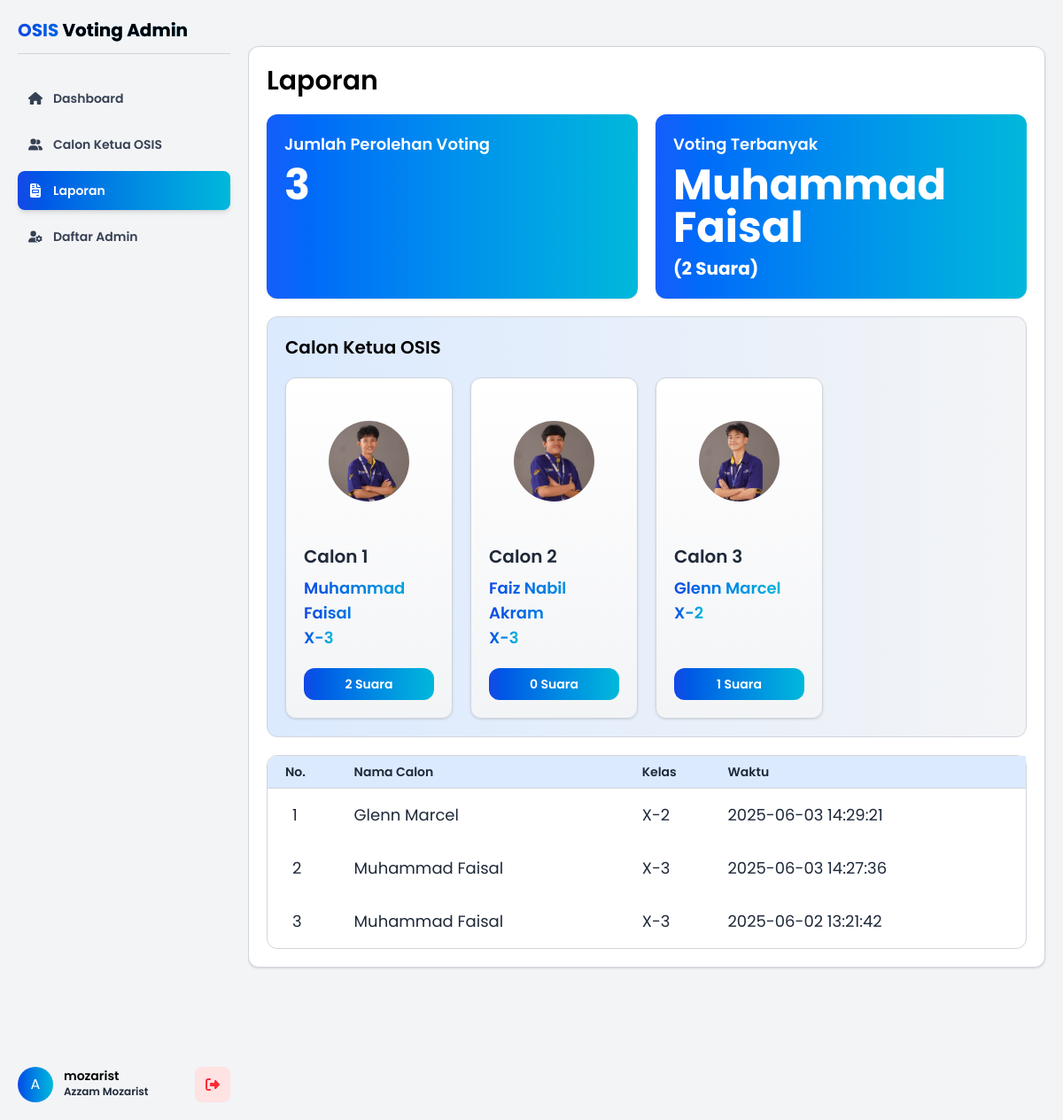
Page /admin/laporan.php (signed in) on the committed database.
### tables this page shows
CREATE TABLE `calon` (
  `id_calon` int NOT NULL,
  `nama` varchar(50) NOT NULL,
  `visi` text NOT NULL,
  `kelas` varchar(50) NOT NULL,
  `foto` varchar(255) NOT NULL
);

CREATE TABLE `voting` (
  `id_voting` int NOT NULL,
  `id_calon` int NOT NULL,
  `waktu` timestamp NOT NULL DEFAULT CURRENT_TIMESTAMP
);

### admin/laporan.php (the view, shortened to what this page needs)
<?php
include "header.php";
?>
<div class="flex justify-between">
    <h2 class="font-semibold text-3xl">Laporan</h2>
</div>
<div class="grid grid-cols-1 md:grid-cols-2 gap-5">
    <div class="rounded-xl p-5 text-white bg-gradient-to-r from-blue-600 to-cyan-500 shadow-sm space-y-2">
        <h5 class="text-lg font-semibold">Jumlah Perolehan Voting</h5>
        <p class="text-5xl font-bold">
            <?php
                  $sql = "SELECT COUNT(id_voting) AS jumlah_voting FROM voting";
                  $go = mysqli_query($koneksi, $sql);
                  if ($go) {
                      $data = mysqli_fetch_assoc($go);
                      echo $data['jumlah_voting'];
                  } else {
                      echo "Gagal mengambil data: " . mysqli_error($koneksi);
                  }
            ?>
        </p>
    </div>
    <div class="rounded-xl p-5 text-white bg-gradient-to-r from-blue-600 to-cyan-500 shadow-sm space-y-2">
        <h5 class="text-lg font-semibold">Voting Terbanyak</h5>
        <p class="text-5xl font-bold flex flex-wrap md:flex-no-wrap items-end gap-2">
            <?php
                  $sql ="
                        SELECT
                        calon.nama,
                        count(voting.id_calon) as jumlah_voting
                        from voting
                        inner join calon
                        on calon.id_calon = voting.id_calon
                        group by calon.id_calon order by jumlah_voting desc limit 1;
                        ";
                  $go = mysqli_query($koneksi, $sql);
                  if ($go) {
                      $data = mysqli_fetch_assoc($go);
                  } else {
                      echo "Gagal mengambil data: " . mysqli_error($koneksi);
                  }
            ?>
            <?=$data['nama']?> <span class="text-xl">(<?=$data['jumlah_voting']?> Suara)</span>
        </p>
    </div>
</div>
<div class="space-y-5 p-5 border border-gray-300 bg-gradient-to-r from-blue-100 to-gray-100 rounded-xl">
            <h5 class="text-xl font-semibold">
                Calon Ketua OSIS
            </h5>
<div class="grid grid-cols-2 md:grid-cols-3 lg:grid-cols-4 gap-5">
            <?php
$no = 1;
$sql = "SELECT * FROM calon ORDER BY id_calon ASC";
$hasil = mysqli_query($koneksi, $sql);
if (mysqli_num_rows($hasil) === 0) {
    echo "<p>Belum ada calon ketua OSIS!</p>";
} else {
    foreach ($hasil as $hsl) {
?>
<div class="bg-gradient-to-t from-gray-100 to-white border border-gray-300 shadow-sm rounded-xl w-full flex flex-col justify-between gap-5 p-5">
    <div class="flex flex-col gap-2 flex-1">
        <img src="../Assets/uploads/<?=$hsl['foto']?>" class="w-full h-full rounded-full p-7" alt="foto calon">
    </div>
    <div class="flex flex-col gap-2 flex-1">
        <h5 class="text-gray-800 text-xl font-semibold">
            Calon <?=$no++?>
        </h5>
        <div>
            <h5 class="bg-gradient-to-r from-blue-700 to-cyan-500 bg-clip-text text-transparent text-lg font-semibold w-fit"><?=$hsl['nama']?></h5>
            <h5 class="bg-gradient-to-r from-blue-700 to-cyan-500 bg-clip-text text-transparent text-lg font-semibold w-fit"><?=$hsl['kelas']?></h5>
        </div>
    </div>
    <div class="bg-gradient-to-r from-blue-700 to-cyan-500 text-white text-sm text-center font-semibold p-2 rounded-xl">
        <?php
        $sql_suara = "SELECT count(id_voting) as jumlah_suara FROM `voting` where id_calon= " . $hsl['id_calon'];
        $hasil_suara = mysqli_query($koneksi, $sql_suara);
        if ($hasil_suara) {
            $data_suara = mysqli_fetch_assoc($hasil_suara);
            echo $data_suara['jumlah_suara'] . " Suara";
        }
        ?>
    </div>
</div>
<?php
    }
}
?>
</div>
</div>
<div class="border border-gray-300 rounded-xl">
    <table class="w-full">
    <thead>
        <tr class="bg-blue-100 border-b border-gray-300 text-left">
            <th class="text-gray-800 text-sm font-semibold p-2 ps-5 rounded-tl-xl">No.</th>
            <th class="text-gray-800 text-sm font-semibold p-2">Nama Calon</th>
            <th class="text-gray-800 text-sm font-semibold p-2">Kelas</th>
            <th class="text-gray-800 text-sm font-semibold p-2">Waktu</th>
        </tr>
    </thead>
    <tbody>
<?php
$no = 1;
$sql = "
SELECT
calon.nama,
calon.kelas,
voting.waktu
FROM voting
inner join calon
on voting.id_calon = calon.id_calon
order by voting.id_voting desc;
";
$hasil = mysqli_query($koneksi, $sql);
if (mysqli_num_rows($hasil) === 0) {
    echo "<p>Belum ada voting masuk!</p>";
} else {
    foreach ($hasil as $hsl) {
?>
        <tr>
            <td class="text-gray-800 text-lg p-2 py-4 ps-7"><?=$no++?></td>
            <td class="text-gray-800 text-lg p-2 py-4"><?=$hsl['nama']?></td>
            <td class="text-gray-800 text-lg p-2 py-4"><?=$hsl['kelas']?></td>
            <td class="text-gray-800 text-lg p-2 py-4"><?=$hsl['waktu']?></td>
        </tr>
<?php
    }
}
?>
    </tbody>
</table>
</div>
</main>
</body>
</html>

### admin/header.php (shortened to what this page needs)
<?php
$current_page = basename($_SERVER['PHP_SELF']);
?>
<!DOCTYPE html>
<html lang="en">
<head>
    <script src="https://cdn.jsdelivr.net/npm/@tailwindcss/browser@4"></script>
</head>
<body class="bg-gray-100 font-[Poppins] min-h-screen">
    <aside class="fixed hidden h-full top-0 left-0 lg:flex flex-col justify-between w-70 bg-gray-100 p-5">
        <nav class="space-y-7">
            <h1 class="bg-gradient-to-r from-blue-700 to-cyan-500 bg-clip-text text-transparent text-xl font-bold font-[poppins] pb-3 border-b border-gray-300">
                OSIS <span class="text-black">Voting Admin</span>
            </h1>
            <div class="space-y-2 font-semibold">
                <a href="index.php" class="<?= $current_page == 'index.php' ? 'bg-gradient-to-r from-blue-700 to-cyan-500 text-white shadow-md' : '' ?> flex gap-3 items-center text-sm text-gray-700 hover:bg-gray-200 p-3 rounded-lg transition">
                        Dashboard
                    </a>
                <a href="calon.php" class="<?= $current_page == 'calon.php' ? 'bg-gradient-to-r from-blue-700 to-cyan-500 text-white shadow-md' : '' ?> flex gap-3 items-center text-sm text-gray-700 hover:bg-gray-200 p-3 rounded-lg transition">
                        Calon Ketua OSIS
                </a>
                <a href="laporan.php" class="<?= $current_page == 'laporan.php' ? 'bg-gradient-to-r from-blue-700 to-cyan-500 text-white shadow-md' : '' ?> flex gap-3 items-center text-sm text-gray-700 hover:bg-gray-200 p-3 rounded-lg transition">
                        Laporan
                </a>
                <a href="admin.php" class="<?= $current_page == 'admin.php' ? 'bg-gradient-to-r from-blue-700 to-cyan-500 text-white shadow-md' : '' ?> flex gap-3 items-center text-sm text-gray-700 hover:bg-gray-200 p-3 rounded-lg transition">
                        Daftar Admin
                </a>
            </div>
        </nav>
        <div class="flex flex-col gap-2">
            <div class="flex gap-2 justify-between items-center">
                <div class="flex gap-3"><div class="flex items-center justify-center bg-gradient-to-r from-blue-700 to-cyan-500 text-white rounded-full w-10 aspect-square">
                    <?= strtoupper(substr($_SESSION['nama_lengkap'], 0, 1)) ?>
                </div>
                <div class="flex flex-col">
                    <h6 class="text-sm font-semibold"><?=$_SESSION['username']?></h6>
                    <h6 class="text-xs font-semibold text-gray-800"><?=$_SESSION['nama_lengkap']?></h6>
                </div></div>
                <button onclick="konfirmasiLogout()" class="bg-red-100 hover:bg-red-200 text-xs text-red-500 p-3 rounded-lg transition">
                </button>
            </div>
        </div>
    </aside>
    <main class="rounded-xl lg:ms-70 mx-5 my-4 mt-30 lg:mt-13 bg-white p-5 h-fit z-100 shadow-sm border border-gray-300 flex flex-col gap-5">

### rows in the picture
calon: foto (picture), jumlah_suara "2"
calon: foto (picture), jumlah_suara "0"
calon: foto (picture), jumlah_suara "1"
voting: id_calon.nama "Glenn Marcel", id_calon.kelas "X-2", waktu "2025-06-03 14:29:21"
voting: id_calon.nama "Muhammad Faisal", id_calon.kelas "X-3", waktu "2025-06-03 14:27:36"
voting: id_calon.nama "Muhammad Faisal", id_calon.kelas "X-3", waktu "2025-06-02 13:21:42"

### other values in the picture
substr($_SESSION['nama_lengkap'], 0, 1) "A"
$_SESSION['username'] "mozarist"
$_SESSION['nama_lengkap'] "Azzam Mozarist"
$data['jumlah_voting'] "3"
$data['nama'] "Muhammad Faisal"
$data['jumlah_voting'] "2"
